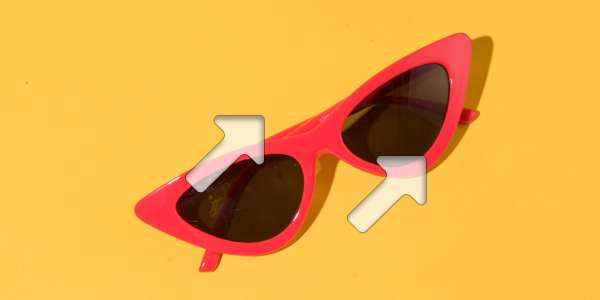
#> input picture tmp/test.png, 600 x 300 px
$ jupyter execute Untitled.ipynb
#> lines starting #> are read from the running program, lines starting #| are printed output that depends on the picture; after the words box and inside, x2 and y2 are one past the last pixel; in counts of white or black regions, pixels touching at a corner belong together
[cell 1]
# Import OpenCV library
import cv2

# Load the image
image = cv2.imread('test.png')
#> image is the input picture: shape (300, 600, 3); mean B, G, R 71.1, 173.3, 235.4

# Preprocess the image
gray = cv2.cvtColor(image, cv2.COLOR_BGR2GRAY)
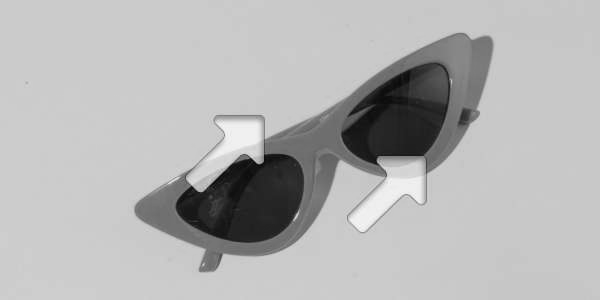
#> gray: shape (300, 600); min 6, max 252, mean 180.3
thresh = cv2.threshold(gray, 0, 255, cv2.THRESH_BINARY_INV | cv2.THRESH_OTSU)[1]
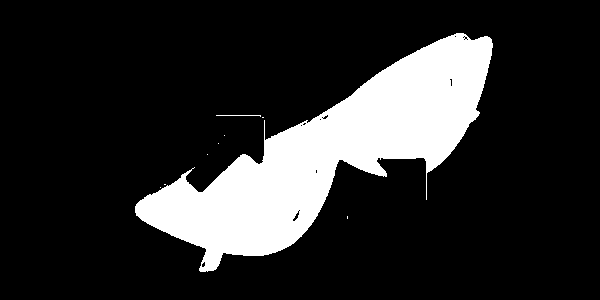
#> thresh: shape (300, 600); 17.2% white; 9 white regions (7 under 20 px)

# Perform object recognition
cnts = cv2.findContours(thresh, cv2.RETR_EXTERNAL, cv2.CHAIN_APPROX_SIMPLE)
#> cnts = 9 contours, 8 with area under 20; largest, box (x1, y1, x2, y2) and area: (135, 33, 493, 272) 30373
cnts = cnts[0] if len(cnts) == 2 else cnts[1]
for c in cnts:
    x, y, w, h = cv2.boundingRect(c)
    ROI = image[y:y + h, x:x + w]
    cv2.imshow('ROI', ROI)
    cv2.waitKey()
#> this loop made 9 passes
#> (x, y, w, h, ROI) on passes 2, 4, 5, 6: (160, 187, 1, 1, [[97, 99, 231]]), (207, 154, 1, 1, [[59, 140, 167]]), (218, 143, 1, 1, [[49, 139, 169]]), (224, 135, 1, 1, [[72, 129, 154]])
#> (c, x, y, w, h, ROI) on passes 1, 3, 7: ([[347, 216], [347, 218]], 347, 216, 1, 3, [[41, 126, 158], [43, 128, 160], [45, 131, 167]]), ([[164, 184], [165, 184]], 164, 184, 2, 1, [[75, 109, 223], [95, 102, 229]]), ([[262, 117], [263, 117]], 262, 117, 2, 1, [[91, 135, 166], [73, 135, 173]])

# Return the processed image
cv2.imshow('Image', image)
cv2.waitKey()
#> Out = 27

[cell 2]
from matplotlib import pyplot as plt
import cv2

path = 'test.png'
image = cv2.imread(path)
image = cv2.cvtColor(image, cv2.COLOR_BGR2RGB) # Converting BGR to RGB
plt.imshow(image)
plt.show()

[cell 3]
canny = cv2.Canny(image, 300, 300)
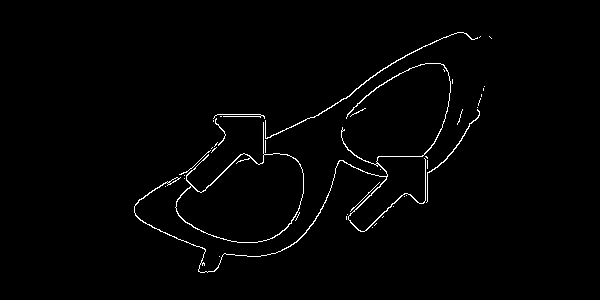
#> canny: shape (300, 600); 1.4% white in thin lines or dots, all inside (x1, y1, x2, y2) = (134, 32, 492, 273)
plt.imshow(canny)
plt.show()

[cell 4]
contours, hierarchy = cv2.findContours(canny, cv2.RETR_CCOMP, cv2.CHAIN_APPROX_SIMPLE)
#> contours = 47 contours, 41 with area under 20; largest, box (x1, y1, x2, y2) and area: (175, 122, 304, 243) 8056, (175, 153, 304, 243) 7922, (134, 63, 451, 273) 323, (265, 32, 478, 139) 98, (426, 109, 480, 203) 47, (169, 177, 179, 184) 20
dx, dy = 0, 0
for i, contour in enumerate(contours):
    x, y, w, h = cv2.boundingRect(contour)
    if (w > 50) and (h > 50):
        dx = x
        dy = y
    cv2.rectangle(image, (x, y), (x + w, y + h), (0, 0, 255), 2)
#> this loop made 47 passes
#> (x, y, w, h, dx, dy) on passes 23, 24, 29, 39, 47: (175, 122, 129, 121, 175, 122), (175, 153, 129, 90, 175, 153), (426, 109, 54, 94, 426, 109), (134, 63, 317, 210, 134, 63), (265, 32, 213, 107, 265, 32)
#> (x, y, w, h) on passes 1, 2, 6, 7, 8, 9: (219, 256, 1, 1), (372, 227, 1, 1), (347, 214, 1, 1), (295, 212, 5, 9), (393, 206, 1, 1), (404, 196, 1, 1)
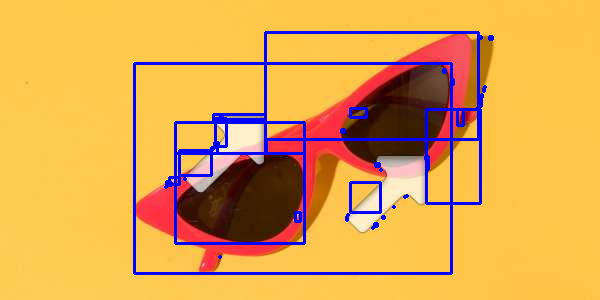
#> image: shape (300, 600, 3); mean R, G, B 222.8, 165, 80.9

plt.imshow(image)
plt.show()

[cell 5]
dx, dy
#> Out = (265, 32)
